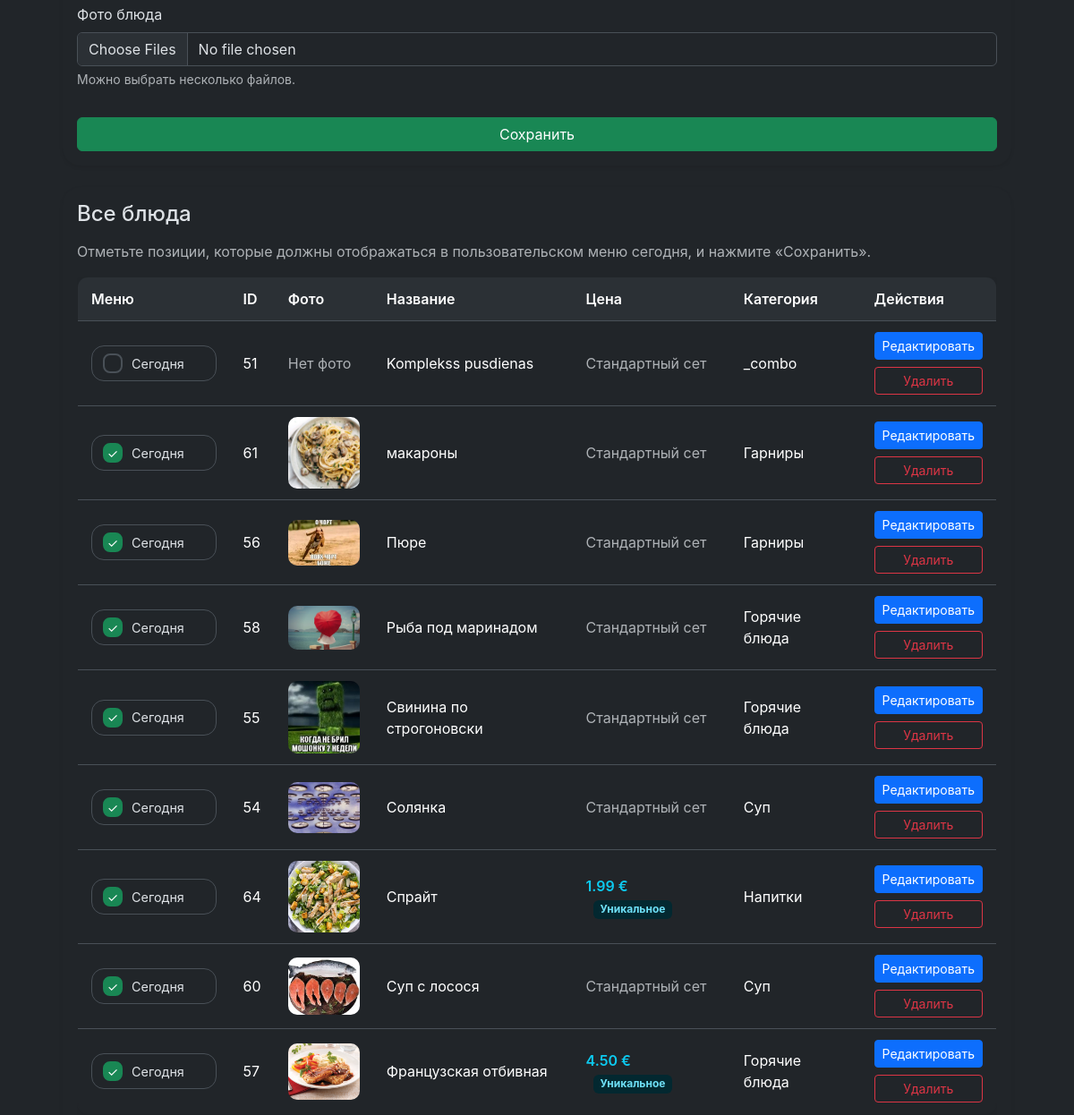
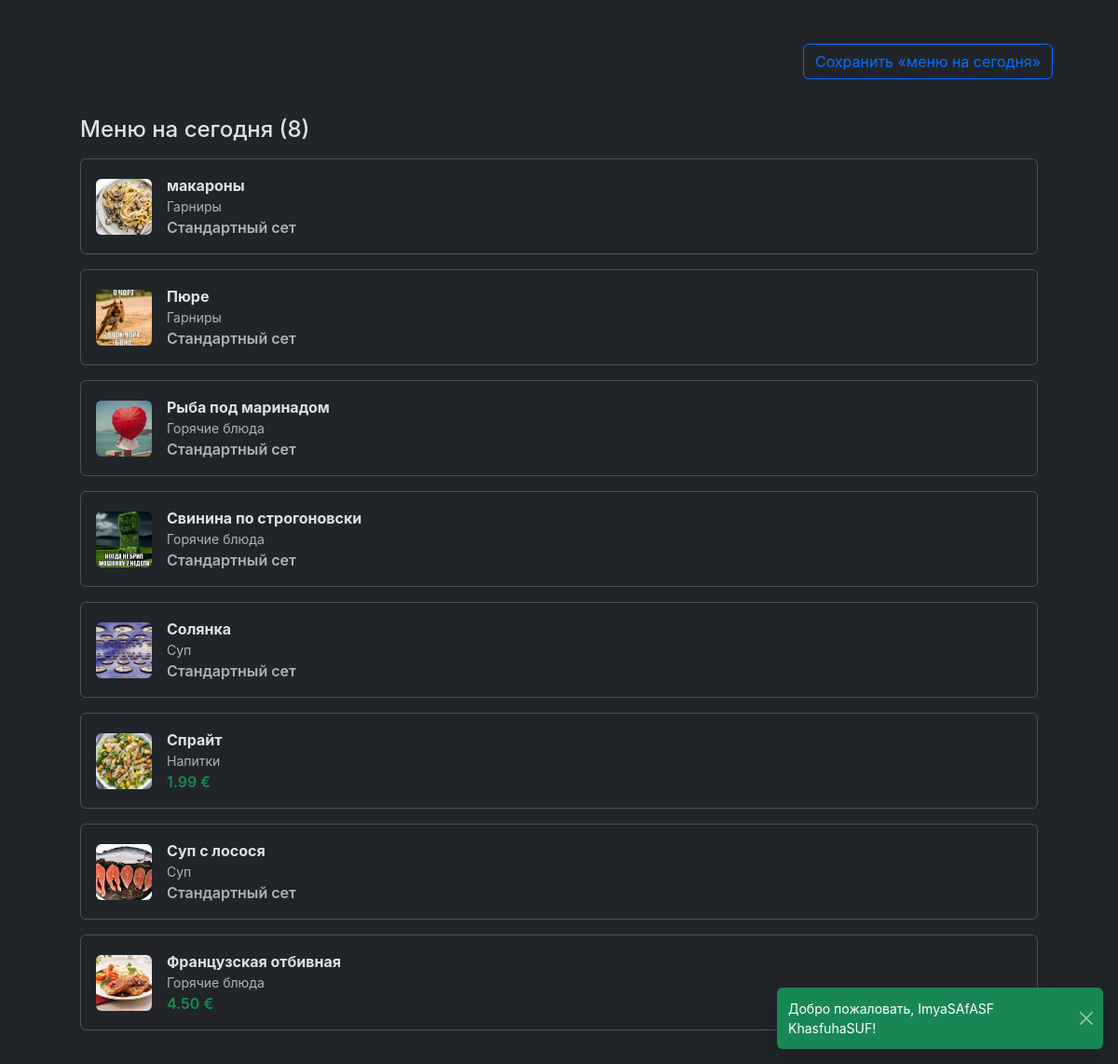
/admin/menu (signed in, lower part), run on an earlier commit of the app's database (2 pictures, top to bottom).
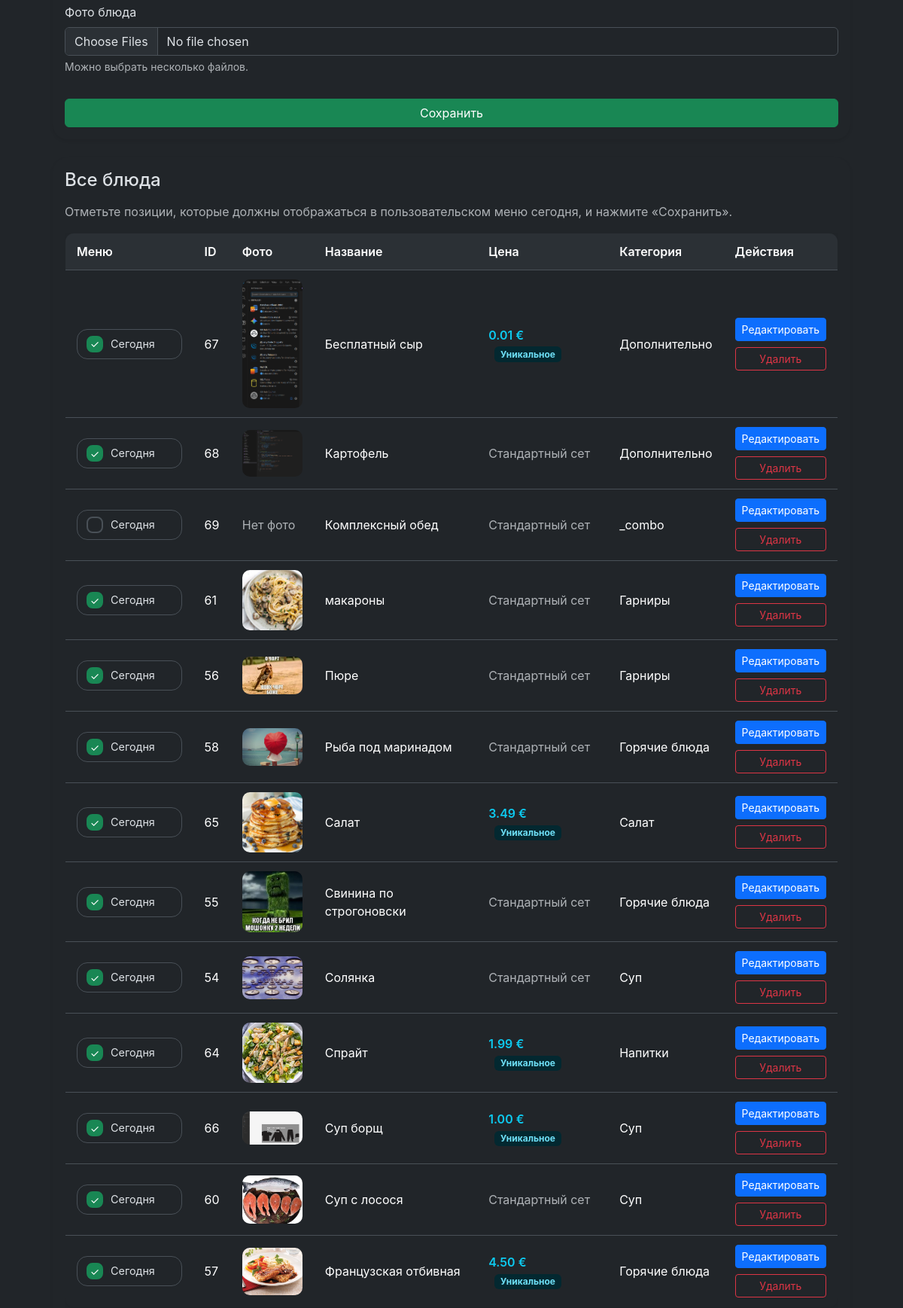
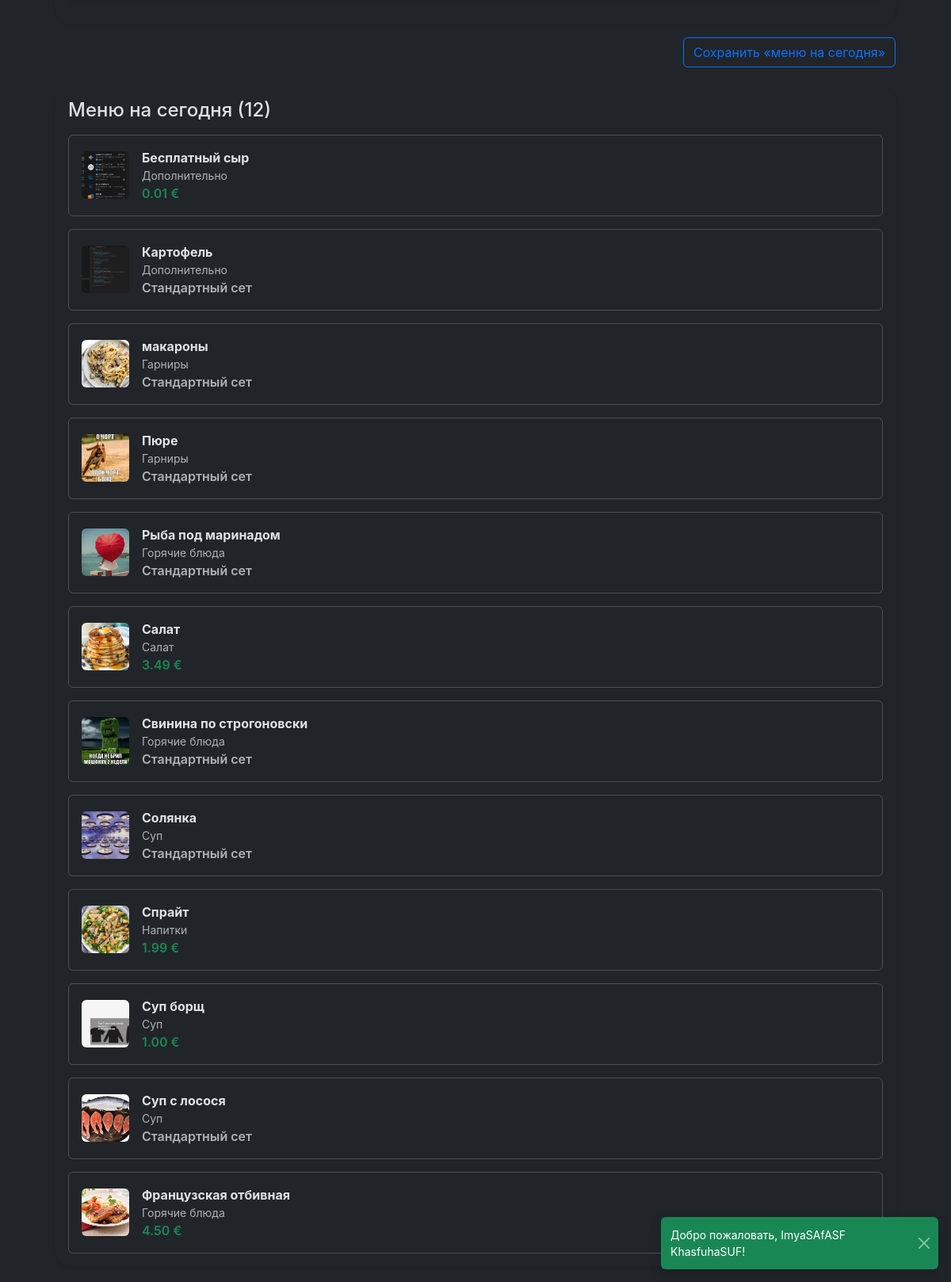
And on a later commit of the database (2 pictures, top to bottom).
### tables this page shows
CREATE TABLE menu (
    id INTEGER PRIMARY KEY AUTOINCREMENT,
    title TEXT NOT NULL,
    description TEXT,
    price REAL NOT NULL,
    image_url TEXT,
    category TEXT
, image_gallery TEXT, ingredients TEXT, is_today INTEGER DEFAULT 0, use_manual_price INTEGER DEFAULT 0, name_original TEXT, name_ru TEXT, name_lv TEXT, description_original TEXT, description_ru TEXT, description_lv TEXT, category_original TEXT, category_ru TEXT, category_lv TEXT, ingredients_original TEXT, ingredients_ru TEXT, ingredients_lv TEXT, category_role TEXT DEFAULT 'main', category_key TEXT);

### resources/views/admin/menu.php (the view, shortened to what the changed rows need)
<div class="page-container">
<div class="admin-menu-layout mt-1">
    <div class="admin-column admin-table-block">
        <form method="POST" action="/admin/menu/today" class="h-100 d-flex flex-column">
            <div class="card border-0 shadow-sm flex-grow-1">
                <div class="card-body">
                    <div class="table-responsive">
                        <table class="table table-menu">
                            <thead>
                                <tr>
                                    <th class="today-column"><?= htmlspecialchars(translate('admin.menu.table.menu')) ?></th>
                                    <th>ID</th>
                                    <th><?= htmlspecialchars(translate('admin.menu.table.photo')) ?></th>
                                    <th><?= htmlspecialchars(translate('admin.menu.table.name')) ?></th>
                                    <th><?= htmlspecialchars(translate('admin.menu.table.price')) ?></th>
                                    <th><?= htmlspecialchars(translate('admin.menu.table.category')) ?></th>
                                    <th><?= htmlspecialchars(translate('admin.menu.table.actions')) ?></th>
                                </tr>
                            </thead>
                            <tbody>
                                <?php foreach ($items as $item): ?>
                                    <?php $gallery = $item->galleryImages(); ?>
                                    <tr>
                                        <td class="today-cell">
                                            <label class="today-flag">
                                                <span class="today-indicator"></span>
                                                <span class="today-label"><?= htmlspecialchars(translate('admin.menu.today.flag')) ?></span>
                                            </label>
                                        </td>
                                        <td><?= $item->id ?></td>
                                        <td>
                                            <?php if ($item->primaryImage()): ?>
                                                <img src="/assets/images/<?= htmlspecialchars($item->primaryImage()) ?>" alt="" class="menu-thumb">
                                            <?php else: ?>
                                                <span class="text-muted"><?= htmlspecialchars(translate('common.no_photo')) ?></span>
                                            <?php endif; ?>
                                        </td>
                                        <td><?= htmlspecialchars($item->title) ?></td>
                                        <td>
                                            <?php if ($item->isUnique()): ?>
                                                <span class="fw-semibold text-info"><?= number_format($item->price, 2, '.', ' ') ?> €</span>
                                                <span class="badge bg-info-subtle text-info-emphasis ms-2"><?= htmlspecialchars(translate('admin.menu.price.unique')) ?></span>
                                            <?php else: ?>
                                                <span class="text-muted"><?= htmlspecialchars(translate('admin.menu.price.standard')) ?></span>
                                            <?php endif; ?>
                                        </td>
                                        <td><?= htmlspecialchars($item->category ?? '') ?></td>
                                        <td>
                                            <div class="d-flex flex-column gap-2">
                                                <button class="btn btn-sm btn-primary" type="button" onclick='fillForm(<?= json_encode([
                                                    'id' => $item->id,
                                                    'title' => $item->title,
                                                    'name_original' => $item->nameOriginal ?? $item->title,
                                                    'description' => $item->description,
                                                    'description_original' => $item->descriptionOriginal ?? $item->description,
                                                    'ingredients' => $item->ingredients,
                                                    'ingredients_original' => $item->ingredientsOriginal ?? $item->ingredients,
                                                    'price' => $item->price,
                                                    'use_manual_price' => $item->isUnique(),
                                                    'category' => $item->category,
                                                    'category_original' => $item->categoryOriginal ?? $item->category,
                                                    'category_role' => $item->categoryRole ?? 'main',
                                                    'image' => $item->primaryImage(),
                                                    'gallery' => $gallery,
                                                ], JSON_HEX_APOS | JSON_HEX_QUOT) ?>)'><?= htmlspecialchars(translate('admin.menu.actions.edit')) ?></button>
                                                <a class="btn btn-sm btn-outline-danger" href="/admin/menu/delete?id=<?= $item->id ?>" onclick="return confirm('<?= htmlspecialchars(translate('admin.menu.actions.confirm_delete')) ?>');"><?= htmlspecialchars(translate('combo.remove')) ?></a>
                                            </div>
                                        </td>
                                    </tr>
                                <?php endforeach; ?>
                            </tbody>
                        </table>
                    </div>
                </div>
            </div>
        </form>
    </div>
    <div class="admin-column admin-today-block">
        <div class="card border-0 shadow-sm admin-today-card h-100">
            <div class="card-body">
                <h4 class="card-title mb-3"><?= htmlspecialchars(translate('admin.menu.today.title', ['count' => count($todayItems ?? [])])) ?></h4>
                <?php if (empty($todayItems)): ?>
                    <div class="text-muted"><?= htmlspecialchars(translate('admin.menu.today.empty')) ?></div>
                <?php else: ?>
                    <div class="d-flex flex-column gap-3">
                        <?php foreach ($todayItems as $item): ?>
                            <div class="border rounded p-3">
                                <div class="d-flex align-items-center gap-3">
                                    <?php $img = $item->primaryImage(); ?>
                                    <?php if ($img): ?>
                                        <img src="/assets/images/<?= htmlspecialchars($img) ?>" alt="" style="width:60px;height:60px;object-fit:cover;" class="rounded">
                                    <?php else: ?>
                                        <span class="text-muted small"><?= htmlspecialchars(translate('common.no_photo')) ?></span>
                                    <?php endif; ?>
                                    <div>
                                        <div class="fw-bold"><?= htmlspecialchars($item->title) ?></div>
                                        <div class="text-muted small"><?= htmlspecialchars($item->category ?? translate('menu.card.no_category')) ?></div>
                                        <div class="text-success fw-semibold">
                                            <?php if ($item->isUnique()): ?>
                                                <?= number_format($item->price, 2, '.', ' ') ?> €
                                            <?php else: ?>
                                                <span class="text-muted"><?= htmlspecialchars(translate('admin.menu.price.standard')) ?></span>
                                            <?php endif; ?>
                                        </div>
                                    </div>
                                </div>
                            </div>
                        <?php endforeach; ?>
                    </div>
                <?php endif; ?>
            </div>
        </div>
    </div>
</div>
</div>

What changed in the data, as far as the page shows it:
removed menu: id "51", title "Komplekss pusdienas", category "_combo", shown under "Все блюда"
added menu: id "67", shows a picture, title "Бесплатный сыр", price "0.01", category "Дополнительно"
added menu: id "68", shows a picture, title "Картофель", category "Дополнительно"
added menu: id "69", title "Комплексный обед", category "_combo", shown under "Все блюда"
added menu: id "65", shows a picture, title "Салат", price "3.49", category "Салат"
added menu: id "66", shows a picture, title "Суп борщ", price "1.00", category "Суп"
Also different on the page:
text no longer shown: "Меню на сегодня (8)"
text now shown: "Меню на сегодня (12)"
